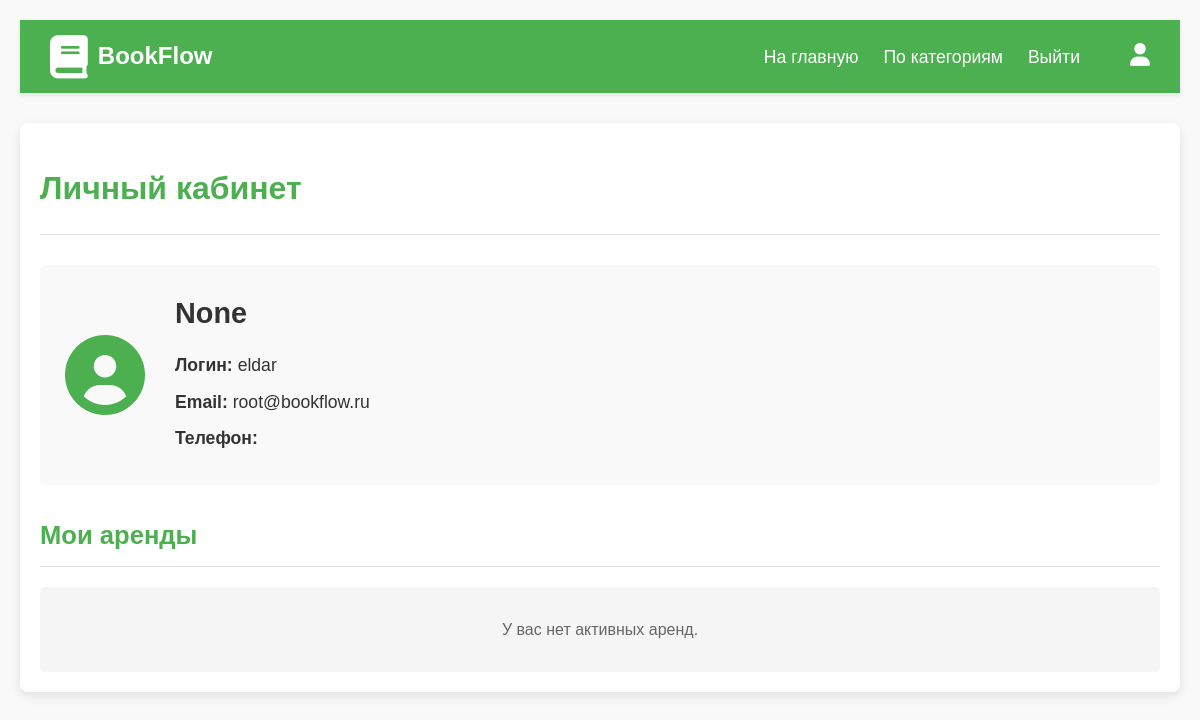
Page /profile/ (signed in) on the committed database.
### library/models.py (models this page shows)
class User(AbstractUser):
    middle_name = models.CharField(max_length=255, null=True)
    email = models.CharField(
        max_length=254,
        unique=True,
        validators=[EmailValidator()]
    )
    phone = models.CharField(
        max_length=20,
        unique=True,
    )

### library/views.py (the view)
# urls.py: path('profile/', user_pesonal, name="profile"),
def user_pesonal(request):
    local_user = request.user
    user_reservations = Reservation.objects.filter(user=local_user.pk)
    context = {
        "user": local_user,
        "rentals": user_reservations
    }
    return render(request, "library/user_profile.html", context)

### library/templates/library/user_profile.html
{% extends "library/base.html" %}
{% load static %}
{% block style %}
    <link type="text/css" href="{% static 'library/css/profile.css' %}" rel="stylesheet">
{% endblock %}
{% block content %}
<div class="profile-container">
    <div class="profile-header">
        <h1 class="profile-title">Личный кабинет</h1>
    </div>
    <div class="profile-info">
        <div class="user-card">
            <div class="user-avatar">
                <i class="fas fa-user-circle"></i>
            </div>
            <div class="user-details">
                <h2>{{ user.last_name }} {{ user.first_name }} {{ user.middle_name }}</h2>
                <p><strong>Логин:</strong> {{ user.username }}</p>
                <p><strong>Email:</strong> {{ user.email }}</p>
                <p><strong>Телефон:</strong> {{ user.phone }}</p>
            </div>
        </div>
    </div>
    <div class="rentals-section">
        <h2 class="section-title">Мои аренды</h2>
        {% if rentals.filter %}
            <div class="rentals-list">
                {% for rental in rentals %}
                <div class="rental-item">
                    <div class="rental-book">
                        <div class="book-cover-small">
                            <i class="fas fa-book"></i>
                        </div>
                        <div class="book-info">
                            <h3>{{ rental.book.title }}</h3>
                            <p class="book-author">{{ rental.book.author }}</p>
                        </div>
                    </div>
                    <div class="rental-details">
                        <p><strong>Дата аренды:</strong> {{ rental.reservation_date|date:"d.m.Y" }}</p>
                        <p><strong>Срок возврата:</strong> {{ rental.expiration_date|date:"d.m.Y" }}</p>
                        <p><strong>Код получения:</strong>5hBxd6LD0</p>
                        <p><strong>Статус:</strong>
                            <span class="status-{{ rental.status|lower }}">{{ rental.get_status_display }}</span>
                        </p>
                    </div>
                    <div class="rental-actions">
                        {% if rental.status == 'active' %}
                            <button class="btn-extend">Продлить</button>
                        {% endif %}
                    </div>
                </div>
                {% endfor %}
            </div>
        {% else %}
            <div class="no-rentals">
                <p>У вас нет активных аренд.</p>
            </div>
        {% endif %}
    </div>
</div>
{% endblock %}

### library/static/library/css/style.css (style rules this page uses)
* { margin: 0; padding: 0; box-sizing: border-box; font-family: 'Arial', sans-serif; }
body { font-family: 'Segoe UI', Tahoma, Geneva, Verdana, sans-serif; line-height: 1.6; color: #333; margin: 0 auto; padding: 20px; background-color: #f9f9f9; }

### library/static/library/css/profile.css (style rules this page uses)
.profile-container { max-width: 1200px; margin: 30px auto; padding: 20px; background-color: white; border-radius: 8px; box-shadow: 0 4px 12px rgba(0, 0, 0, 0.1); }
.profile-header { padding: 20px 0; border-bottom: 1px solid #e0e0e0; margin-bottom: 30px; }
.profile-title { color: #4CAF50; font-size: 2em; font-weight: 700; }
.user-card { display: flex; align-items: center; padding: 25px; background-color: #f9f9f9; border-radius: 6px; margin-bottom: 30px; }
.user-avatar { margin-right: 30px; }
.user-avatar i { font-size: 80px; color: #4CAF50; }
.user-details h2 { color: #333; font-size: 1.8em; margin-bottom: 15px; }
.user-details p { margin-bottom: 8px; font-size: 1.1em; }
.section-title { color: #4CAF50; font-size: 1.6em; margin-bottom: 20px; padding-bottom: 10px; border-bottom: 1px solid #e0e0e0; }
.no-rentals { padding: 30px; text-align: center; background-color: #f5f5f5; border-radius: 6px; color: #666; }

### rows in the picture
User: middle_name "None", username "eldar", email "root@bookflow.ru"
